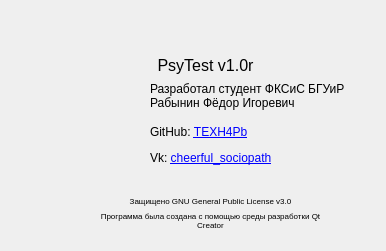
<?xml version="1.0" encoding="UTF-8"?>
<ui version="4.0">
 <class>InfoDialog</class>
 <widget class="QDialog" name="InfoDialog">
  <property name="geometry">
   <rect>
    <x>0</x>
    <y>0</y>
    <width>386</width>
    <height>251</height>
   </rect>
  </property>
  <property name="windowTitle">
   <string>About PsyTest</string>
  </property>
  <property name="sizeGripEnabled">
   <bool>false</bool>
  </property>
  <widget class="QLabel" name="label_2">
   <property name="geometry">
    <rect>
     <x>80</x>
     <y>190</y>
     <width>261</width>
     <height>21</height>
    </rect>
   </property>
   <property name="font">
    <font>
     <pointsize>6</pointsize>
    </font>
   </property>
   <property name="text">
    <string>Защищено GNU General Public License v3.0</string>
   </property>
   <property name="alignment">
    <set>Qt::AlignCenter</set>
   </property>
   <property name="wordWrap">
    <bool>true</bool>
   </property>
  </widget>
  <widget class="QLabel" name="label">
   <property name="geometry">
    <rect>
     <x>100</x>
     <y>200</y>
     <width>221</width>
     <height>41</height>
    </rect>
   </property>
   <property name="font">
    <font>
     <pointsize>6</pointsize>
    </font>
   </property>
   <property name="text">
    <string>Программа была создана с помощью среды разработки Qt Creator</string>
   </property>
   <property name="alignment">
    <set>Qt::AlignCenter</set>
   </property>
   <property name="wordWrap">
    <bool>true</bool>
   </property>
  </widget>
  <widget class="QLabel" name="label_3">
   <property name="geometry">
    <rect>
     <x>140</x>
     <y>50</y>
     <width>131</width>
     <height>31</height>
    </rect>
   </property>
   <property name="font">
    <font>
     <pointsize>12</pointsize>
    </font>
   </property>
   <property name="text">
    <string>PsyTest v1.0r</string>
   </property>
   <property name="alignment">
    <set>Qt::AlignCenter</set>
   </property>
  </widget>
  <widget class="QLabel" name="label_5">
   <property name="geometry">
    <rect>
     <x>20</x>
     <y>40</y>
     <width>111</width>
     <height>111</height>
    </rect>
   </property>
   <property name="text">
    <string/>
   </property>
   <property name="pixmap">
    <pixmap resource="resources.qrc">:/icons/Resources/main.png</pixmap>
   </property>
   <property name="scaledContents">
    <bool>true</bool>
   </property>
  </widget>
  <widget class="QLabel" name="label_4">
   <property name="geometry">
    <rect>
     <x>150</x>
     <y>80</y>
     <width>231</width>
     <height>31</height>
    </rect>
   </property>
   <property name="text">
    <string>Разработал студент ФКСиС БГУиР Рабынин Фёдор Игоревич</string>
   </property>
   <property name="wordWrap">
    <bool>true</bool>
   </property>
  </widget>
  <widget class="QLabel" name="label_6">
   <property name="geometry">
    <rect>
     <x>150</x>
     <y>120</y>
     <width>131</width>
     <height>51</height>
    </rect>
   </property>
   <property name="text">
    <string>&lt;html&gt;&lt;head/&gt;&lt;body&gt;&lt;p&gt;GitHub: &lt;a href=&quot;https://github.com/TEXH4Pb/PsyTest&quot;&gt;&lt;span style=&quot; text-decoration: underline; color:#0000ff;&quot;&gt;TEXH4Pb&lt;/span&gt;&lt;/a&gt;&lt;/p&gt;&lt;p&gt;Vk: &lt;a href=&quot;https://vk.com/cheerful_sociopath&quot;&gt;&lt;span style=&quot; text-decoration: underline; color:#0000ff;&quot;&gt;cheerful_sociopath&lt;/span&gt;&lt;/a&gt;&lt;/p&gt;&lt;/body&gt;&lt;/html&gt;</string>
   </property>
   <property name="textFormat">
    <enum>Qt::RichText</enum>
   </property>
   <property name="openExternalLinks">
    <bool>true</bool>
   </property>
  </widget>
 </widget>
 <resources>
  <include location="resources.qrc"/>
 </resources>
 <connections/>
</ui>
